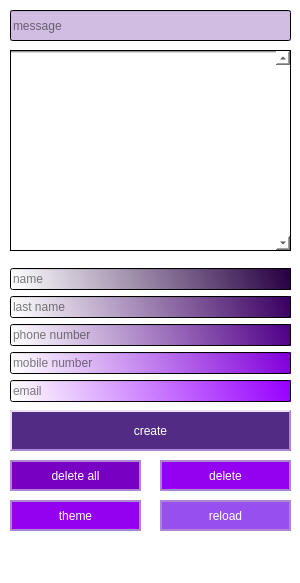
<?xml version="1.0" encoding="UTF-8"?>
<ui version="4.0">
 <class>MainWindow</class>
 <widget class="QMainWindow" name="MainWindow">
  <property name="geometry">
   <rect>
    <x>0</x>
    <y>0</y>
    <width>300</width>
    <height>583</height>
   </rect>
  </property>
  <property name="sizePolicy">
   <sizepolicy hsizetype="Preferred" vsizetype="Fixed">
    <horstretch>0</horstretch>
    <verstretch>0</verstretch>
   </sizepolicy>
  </property>
  <property name="windowTitle">
   <string>MainWindow</string>
  </property>
  <property name="styleSheet">
   <string notr="true">background-color: rgb(255, 255, 255);</string>
  </property>
  <widget class="QWidget" name="centralwidget">
   <widget class="QLineEdit" name="btn_name">
    <property name="geometry">
     <rect>
      <x>10</x>
      <y>268</y>
      <width>281</width>
      <height>22</height>
     </rect>
    </property>
    <property name="styleSheet">
     <string notr="true">background-color: qlineargradient(spread:pad, x1:1, y1:0.511, x2:0, y2:0.534, stop:0 rgba(39, 0, 66, 255), stop:1 rgba(255, 255, 255, 255));</string>
    </property>
    <property name="text">
     <string/>
    </property>
    <property name="placeholderText">
     <string>name</string>
    </property>
   </widget>
   <widget class="QLineEdit" name="btn_L_name">
    <property name="geometry">
     <rect>
      <x>10</x>
      <y>296</y>
      <width>281</width>
      <height>22</height>
     </rect>
    </property>
    <property name="styleSheet">
     <string notr="true">background-color: qlineargradient(spread:pad, x1:1, y1:0.511, x2:0, y2:0.534, stop:0 rgba(59, 0, 98, 255), stop:1 rgba(255, 255, 255, 255));</string>
    </property>
    <property name="text">
     <string/>
    </property>
    <property name="placeholderText">
     <string>last name</string>
    </property>
   </widget>
   <widget class="QLineEdit" name="btn_p_number">
    <property name="geometry">
     <rect>
      <x>10</x>
      <y>324</y>
      <width>281</width>
      <height>22</height>
     </rect>
    </property>
    <property name="styleSheet">
     <string notr="true">background-color: qlineargradient(spread:pad, x1:1, y1:0.511, x2:0, y2:0.534, stop:0 rgba(80, 0, 135, 255), stop:1 rgba(255, 255, 255, 255));</string>
    </property>
    <property name="text">
     <string/>
    </property>
    <property name="placeholderText">
     <string>phone number</string>
    </property>
   </widget>
   <widget class="QLineEdit" name="btn_m_number">
    <property name="geometry">
     <rect>
      <x>10</x>
      <y>352</y>
      <width>281</width>
      <height>22</height>
     </rect>
    </property>
    <property name="styleSheet">
     <string notr="true">background-color: qlineargradient(spread:pad, x1:1, y1:0.511, x2:0, y2:0.534, stop:0 rgba(130, 0, 219, 255), stop:1 rgba(255, 255, 255, 255));</string>
    </property>
    <property name="text">
     <string/>
    </property>
    <property name="placeholderText">
     <string>mobile number</string>
    </property>
   </widget>
   <widget class="QLineEdit" name="btn_email">
    <property name="geometry">
     <rect>
      <x>10</x>
      <y>380</y>
      <width>281</width>
      <height>22</height>
     </rect>
    </property>
    <property name="styleSheet">
     <string notr="true">background-color: qlineargradient(spread:pad, x1:1, y1:0.511, x2:0, y2:0.534, stop:0 rgba(152, 0, 255, 255), stop:1 rgba(255, 255, 255, 255));</string>
    </property>
    <property name="text">
     <string/>
    </property>
    <property name="placeholderText">
     <string>email</string>
    </property>
   </widget>
   <widget class="QScrollArea" name="scrollArea">
    <property name="geometry">
     <rect>
      <x>10</x>
      <y>50</y>
      <width>281</width>
      <height>201</height>
     </rect>
    </property>
    <property name="sizePolicy">
     <sizepolicy hsizetype="Preferred" vsizetype="Fixed">
      <horstretch>0</horstretch>
      <verstretch>0</verstretch>
     </sizepolicy>
    </property>
    <property name="minimumSize">
     <size>
      <width>0</width>
      <height>100</height>
     </size>
    </property>
    <property name="font">
     <font>
      <family>Segoe UI</family>
      <pointsize>23</pointsize>
      <bold>false</bold>
     </font>
    </property>
    <property name="styleSheet">
     <string notr="true">background-color: qlineargradient(spread:pad, x1:0, y1:0, x2:0, y2:0.011, stop:0 rgba(44, 44, 44, 137), stop:1 rgba(255, 255, 255, 255));
alternate-background-color: rgb(70, 53, 85);</string>
    </property>
    <property name="verticalScrollBarPolicy">
     <enum>Qt::ScrollBarAlwaysOn</enum>
    </property>
    <property name="horizontalScrollBarPolicy">
     <enum>Qt::ScrollBarAsNeeded</enum>
    </property>
    <property name="sizeAdjustPolicy">
     <enum>QAbstractScrollArea::AdjustIgnored</enum>
    </property>
    <property name="widgetResizable">
     <bool>true</bool>
    </property>
    <widget class="QWidget" name="scrollAreaWidgetContents">
     <property name="geometry">
      <rect>
       <x>0</x>
       <y>0</y>
       <width>262</width>
       <height>199</height>
      </rect>
     </property>
     <layout class="QVBoxLayout" name="verticalLayout_2">
      <item>
       <layout class="QVBoxLayout" name="verticalLayout">
        <property name="spacing">
         <number>0</number>
        </property>
        <property name="leftMargin">
         <number>2</number>
        </property>
       </layout>
      </item>
     </layout>
    </widget>
   </widget>
   <widget class="QPushButton" name="btn_delall">
    <property name="geometry">
     <rect>
      <x>10</x>
      <y>460</y>
      <width>131</width>
      <height>31</height>
     </rect>
    </property>
    <property name="styleSheet">
     <string notr="true">color: rgb(255, 255, 255);
border-color: rgb(174, 133, 213);
border-style: solid;
border-width: 2px;
font: 500 14pt &quot;Georgia&quot;;
background-color: rgb(120, 0, 194);</string>
    </property>
    <property name="text">
     <string>delete all</string>
    </property>
   </widget>
   <widget class="QPushButton" name="btn_del">
    <property name="geometry">
     <rect>
      <x>160</x>
      <y>460</y>
      <width>131</width>
      <height>31</height>
     </rect>
    </property>
    <property name="styleSheet">
     <string notr="true">color: rgb(255, 255, 255);
border-color: rgb(174, 133, 213);
border-style: solid;
border-width: 2px;
background-color: rgb(148, 0, 240);
font: 500 14pt &quot;Georgia&quot;;</string>
    </property>
    <property name="text">
     <string>delete</string>
    </property>
   </widget>
   <widget class="QPushButton" name="btn_reload">
    <property name="geometry">
     <rect>
      <x>160</x>
      <y>500</y>
      <width>131</width>
      <height>31</height>
     </rect>
    </property>
    <property name="styleSheet">
     <string notr="true">color: rgb(255, 255, 255);
border-color: rgb(174, 133, 213);
border-style: solid;
border-width: 2px;
font: 500 14pt &quot;Georgia&quot;;
background-color: rgb(151, 79, 240);</string>
    </property>
    <property name="text">
     <string>reload</string>
    </property>
   </widget>
   <widget class="QPushButton" name="btn_create">
    <property name="geometry">
     <rect>
      <x>10</x>
      <y>410</y>
      <width>281</width>
      <height>41</height>
     </rect>
    </property>
    <property name="styleSheet">
     <string notr="true">color: rgb(255, 255, 255);
border-color: rgb(174, 133, 213);
border-style: outset;
border-width: 2px;
background-color: rgb(82, 43, 132);
font: 700 22pt &quot;Georgia&quot;;</string>
    </property>
    <property name="text">
     <string>create</string>
    </property>
   </widget>
   <widget class="QLineEdit" name="message">
    <property name="geometry">
     <rect>
      <x>10</x>
      <y>10</y>
      <width>281</width>
      <height>31</height>
     </rect>
    </property>
    <property name="styleSheet">
     <string notr="true">background-color: qlineargradient(spread:pad, x1:1, y1:1, x2:1, y2:1, stop:0 rgba(81, 0, 143, 67), stop:1 rgba(255, 255, 255, 255));</string>
    </property>
    <property name="placeholderText">
     <string>message</string>
    </property>
   </widget>
   <widget class="QPushButton" name="btn_theme">
    <property name="geometry">
     <rect>
      <x>10</x>
      <y>500</y>
      <width>131</width>
      <height>31</height>
     </rect>
    </property>
    <property name="styleSheet">
     <string notr="true">color: rgb(255, 255, 255);
border-color: rgb(174, 133, 213);
border-style: solid;
border-width: 2px;
background-color: rgb(148, 0, 240);
font: 500 14pt &quot;Georgia&quot;;</string>
    </property>
    <property name="text">
     <string>theme</string>
    </property>
   </widget>
  </widget>
  <widget class="QMenuBar" name="menubar">
   <property name="geometry">
    <rect>
     <x>0</x>
     <y>0</y>
     <width>300</width>
     <height>22</height>
    </rect>
   </property>
  </widget>
  <widget class="QStatusBar" name="statusbar"/>
 </widget>
 <resources/>
 <connections/>
</ui>
